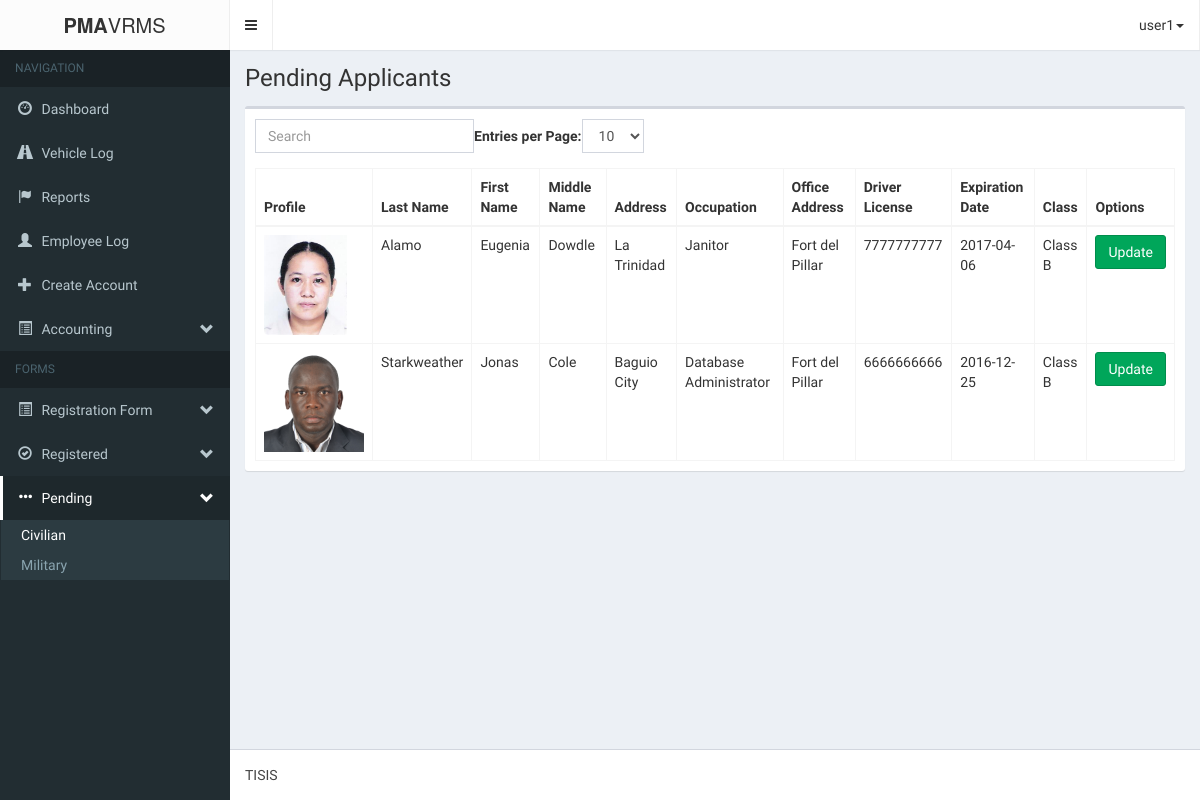
/pma-vrmsAdmin/pendingApplicant.php (signed in), run on the app's committed database.
### tables this page shows
CREATE TABLE IF NOT EXISTS `form1_applicantpd` (
  `a_applicantId` int(11) NOT NULL AUTO_INCREMENT,
  `a_profile` varchar(255) NOT NULL,
  `a_lastname` varchar(60) NOT NULL,
  `a_firstname` varchar(60) NOT NULL,
  `a_middlename` varchar(60) NOT NULL,
  `a_address` varchar(60) NOT NULL,
  `a_occupation` varchar(60) NOT NULL,
  `a_officeAddress` varchar(60) NOT NULL,
  `a_driversLicense` varchar(60) NOT NULL,
  `a_expirationDate` varchar(60) NOT NULL,
  `a_class` varchar(60) NOT NULL,
  `a_submitted_requirements` varchar(255) NOT NULL,
  `a_status` varchar(255) NOT NULL,
  `a_dateRegistered` datetime NOT NULL,
  `a_placeRegistered` varchar(65) NOT NULL,
  `a_vehicle_id` int(11) NOT NULL,
  `a_renew_status` int(11) NOT NULL,
  PRIMARY KEY (`a_applicantId`)
);

### pma-vrmsAdmin/login/session.php (called while the page is built, shortened)
<?php
	$dbc = mysqli_connect('localhost', 'root', '', 'pma-vrms');
	$user_check = $_SESSION['login_user'];
	$query = "SELECT username from admin_users
				WHERE username='$user_check'";
	$result = mysqli_query($dbc, $query)
				or die('Error querying database.');
	$row = mysqli_fetch_assoc($result);
	$login_session = $row['username'];
?>

### pma-vrmsAdmin/logic/pending_applicant_logic.php (called while the page is built, shortened)
<?php
	require_once('db/database.php');
	$database = new Database();
	$query = "SELECT form1_applicantpd.*, vehicle_information.* FROM form1_applicantpd JOIN vehicle_information ON form1_applicantpd.a_vehicle_id=vehicle_information.vehicleId WHERE form1_applicantpd.a_status='pending'  AND form1_applicantpd.a_renew_status = '1' ORDER BY a_dateRegistered DESC";
	$database->execute($query);
	$applicants = array();
?>

### pma-vrmsAdmin/db/database.php (called while the page is built, shortened)
<?php
	class Database{
		private $database;
		private function connect(){
			$host			= 'localhost';
			$username		= 'root';
			$password		= '';
			$database_name	= 'pma-vrms';
			$port			= 3306;
			$this->database = mysqli_connect($host, $username, $password, $database_name, $port);
		}
		public function execute($query){
			$this->result = mysqli_query($this->database, $query) OR die(mysqli_error($this->database));
		}
	}
?>

### pma-vrmsAdmin/pendingApplicant.php (the view, shortened to what this page needs)
<?php
include('login/session.php');
?>
<!DOCTYPE html>
<html>
<head>
	<link rel="stylesheet" href="bootstrap/css/bootstrap.min.css">
    <link rel="stylesheet" href="fonts/font-awesome.min.css">
    <link rel="stylesheet" href="css/style-main.min.css">
    <link rel="stylesheet" href="css/skin.min.css">
</head>
<body class="hold-transition skin-black sidebar-mini">
    <div class="wrapper">
      <header class="main-header">
        <div class="logo">
          <span class="logo-lg"><b>PMA</b>VRMS</span>
        </div>
        <nav class="navbar navbar-static-top" role="navigation">
          <a href="#" class="sidebar-toggle" data-toggle="offcanvas" role="button">
          </a>
            <ul class="nav navbar-nav pull-right">
			<li class="drop-down">
				<a class="drop-down toggle" data-toggle="dropdown" href=""><?php echo $login_session; ?><span class="caret"></span></a>
			</li>
		</ul>
        </nav>
      </header>
      <aside class="main-sidebar">
        <section class="sidebar">
          <ul class="sidebar-menu">
            <li class="header">NAVIGATION</li>
            <li class=""><a href="index.php"><i class="glyphicon glyphicon-dashboard"></i> <span>Dashboard</span></a></li>
            <li><a href="vehicleLog.php"><i class="glyphicon glyphicon-road"></i> <span>Vehicle Log</span></a></li>
            <li><a href="reports.php"><i class="glyphicon glyphicon-flag"></i> <span>Reports</span></a></li>
            <li><a href="login/logbook_page.php"><i class="glyphicon glyphicon-user"></i> <span>Employee Log</span></a></li>
            <li class=""><a href="login/create_account_page.php"><i class="glyphicon glyphicon-plus"></i> <span>Create Account</span></a></li>
            <li class="treeview">
              <a href="#"><i class="glyphicon glyphicon-list-alt"></i> <span>Accounting</span> <i class="glyphicon glyphicon-chevron-down pull-right"></i></a>
            </li>
            <li class="header">FORMS</li>
            <li class="treeview">
              <a href="#"><i class="glyphicon glyphicon-list-alt"></i> <span>Registration Form</span> <i class="glyphicon glyphicon-chevron-down pull-right"></i></a>
            </li>
            <li class="treeview">
              <a href="#"><i class="glyphicon glyphicon-ok-circle"></i> <span>Registered</span> <i class="glyphicon glyphicon-chevron-down pull-right"></i></a>
            </li>
            <li class="treeview active">
              <a href="#"><i class="glyphicon glyphicon-option-horizontal"></i> <span>Pending</span> <i class="glyphicon glyphicon-chevron-down pull-right"></i></a>
              <ul class="treeview-menu">
                <li class="active"><a href="pendingApplicant.php">Civilian</a></li>
                <li><a href="pendingMilitary.php">Military</a></li>
              </ul>
            </li>
          </ul>
        </section>
      </aside>
      <div class="content-wrapper">
        <section class="content-header">
          <h1>
            Pending Applicants
          </h1>
        </section>
        <section class="content">
	       <?php include('logic/pending_applicant_logic.php'); ?>
		<div class="'container">
			<div class="row">
				<div class="col-md-12">
                    <div class="box">
                        <div class="box-body">
                            <table class="table table-bordered table-hover" id="bootstrap-table">
						<thead>
              <th>Profile</th>
							<th>Last Name</th>
							<th>First Name</th>
							<th>Middle Name</th>
							<th>Address</th>
							<th>Occupation</th>
							<th>Office Address</th>
							<th>Driver License</th>
							<th>Expiration Date</th>
							<th>Class</th>
							<th>Options</th>
						</thead>
						<tbody>
							<?php
								foreach ($applicants as $key => $applicant) {
									echo <<<DATA
										<tr id='applicant_$key'>
											<td style='display:none'>$applicant[a_applicantId]</td>
                      <td><img src='img/profile/applicant/$applicant[a_profile]' height='100px;'></td>
											<td>$applicant[a_lastname]</td>
											<td>$applicant[a_firstname]</td>
											<td>$applicant[a_middlename]</td>
											<td>$applicant[a_address]</td>
											<td>$applicant[a_occupation]</td>
											<td>$applicant[a_officeAddress]</td>
											<td>$applicant[a_driversLicense]</td>
											<td>$applicant[a_expirationDate]</td>
											<td>$applicant[a_class]</td>
											<td><button class="btn btn-success" data-toggle='modal' data-target='#update_applicant' onclick='update_applicant($key)'>Update</button></td>
										</tr>
DATA;
								}
							?>
						</tbody>
					</table>
                        </div>
                    </div>
				</div>
			</div>
		</div>
        </section>
        <br/><br/>
        </div>
      <footer class="main-footer">
        TISIS
      </footer>
    </div>
</body>
</html>

### data on the page
form1_applicantpd: a_profile (picture), a_lastname "Alamo", a_firstname "Eugenia", a_middlename "Dowdle", a_address "La Trinidad", a_occupation "Janitor", a_officeAddress "Fort del Pillar", a_driversLicense "7777777777", a_expirationDate "2017-04-06", a_class "Class B"
form1_applicantpd: a_profile (picture), a_lastname "Starkweather", a_firstname "Jonas", a_middlename "Cole", a_address "Baguio City", a_occupation "Database Administrator", a_officeAddress "Fort del Pillar", a_driversLicense "6666666666", a_expirationDate "2016-12-25", a_class "Class B"

### other printed values
$login_session "user1"
